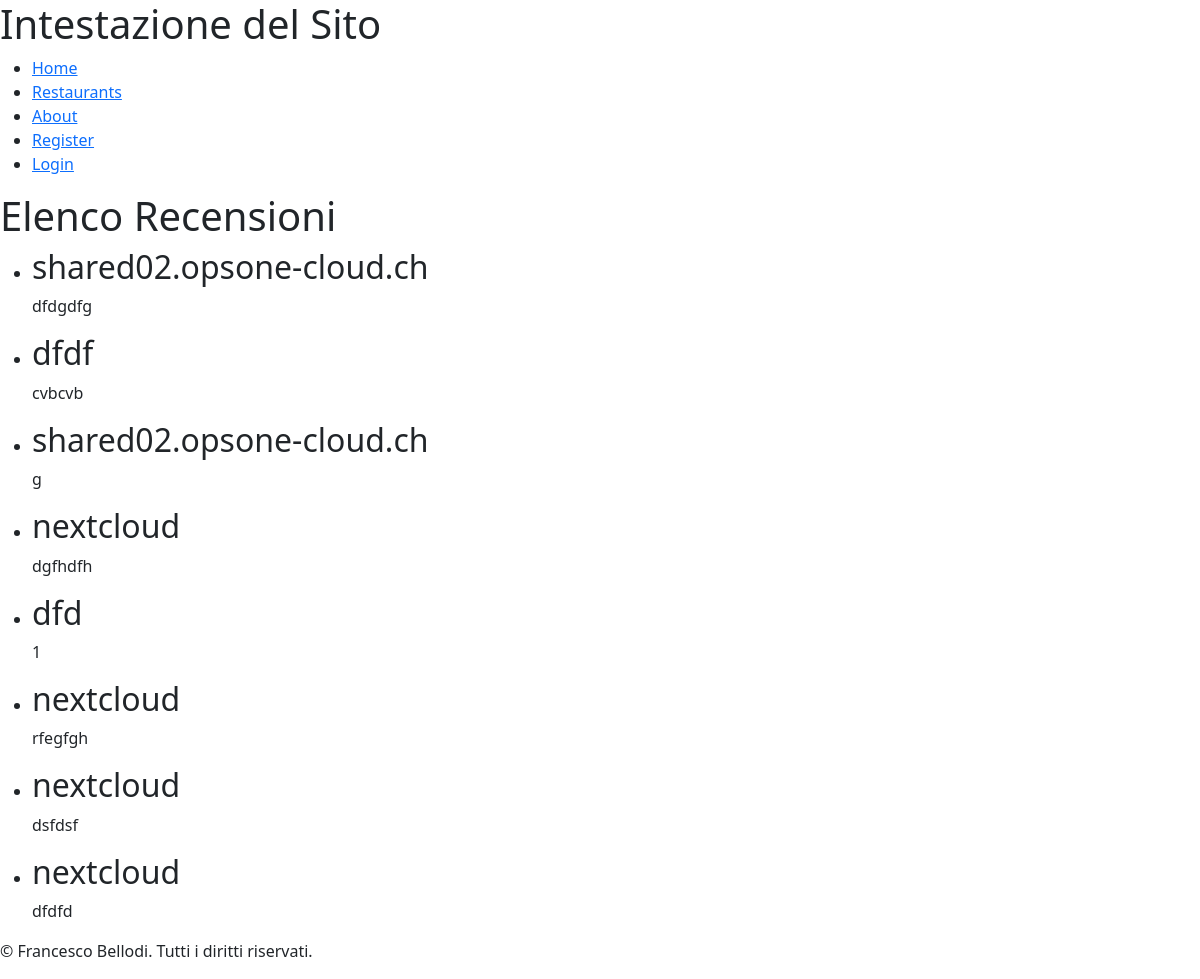
Before: /restaurants/2/reviews/ with the older database file.
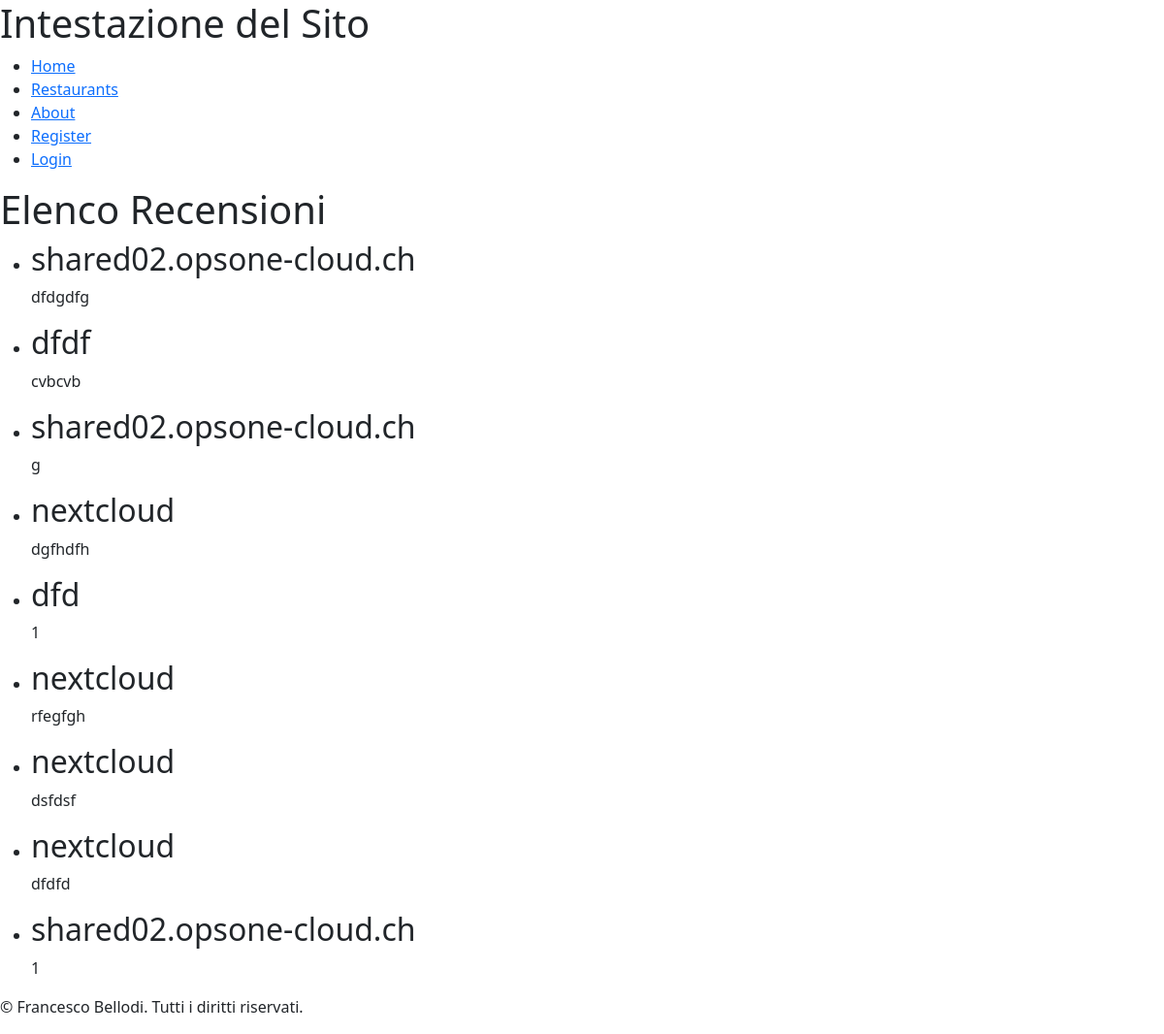
After: the same page with the newer database file.
### reviewsApp/models.py (models this page shows, shortened)
class Review(models.Model):
    restaurant = models.ForeignKey(Restaurant, on_delete=models.CASCADE)
    username = models.ForeignKey(settings.AUTH_USER_MODEL, on_delete=models.CASCADE)
    comment_title = models.CharField(max_length=255)
    comment = models.TextField()
    rating = models.PositiveIntegerField(validators=[MinValueValidator(1), MaxValueValidator(5)])
    cleanliness_rating = models.PositiveIntegerField(validators=[MinValueValidator(1), MaxValueValidator(5)])
    value_price_rating = models.PositiveIntegerField(validators=[MinValueValidator(1), MaxValueValidator(5)])
    service_rating = models.PositiveIntegerField(validators=[MinValueValidator(1), MaxValueValidator(5)])
    ambiance_rating = models.PositiveIntegerField(validators=[MinValueValidator(1), MaxValueValidator(5)])
    review_date = models.DateTimeField(auto_now_add=True)

### restaurantsApp/models.py (models this page shows, shortened)
class Restaurant(models.Model):
    restaurantID = models.IntegerField(primary_key=True)
    owner = models.ForeignKey(settings.AUTH_USER_MODEL, on_delete=models.CASCADE)
    name = models.CharField(max_length=100)
    address = models.CharField(max_length=200)
    phone_number = models.CharField(max_length=20)
    cuisine_type = models.CharField(max_length=50)
    services = models.CharField(max_length=200)
    meal_type = models.CharField(max_length=100)
    max_booking = models.IntegerField()

### reviewsApp/views.py (the view)
# urls.py: path('', ReviewListView.as_view(), name='review_list'),
class ReviewListView(ListView):
    model = Review
    template_name = 'review_list.html'  # Modifica con il percorso corretto al tuo template
    context_object_name = 'reviews'  # Nome della variabile di contesto nel template

### reviewsApp/templates/review_list.html (shortened to what this page needs)
{% extends 'base.html' %}
{% block content %}
  <h1>Elenco Recensioni</h1>
  <ul>
    {% for r in reviews %}
      <li>
        <h2>{{ r.restaurant.name }}</h2>
        <p>{{ r.comment }}</p>
      </li>
    {% endfor %}
  </ul>
{% endblock %}

Changed rows visible on the page:
added Review: restaurant.name "shared02.opsone-cloud.ch", comment "1"
